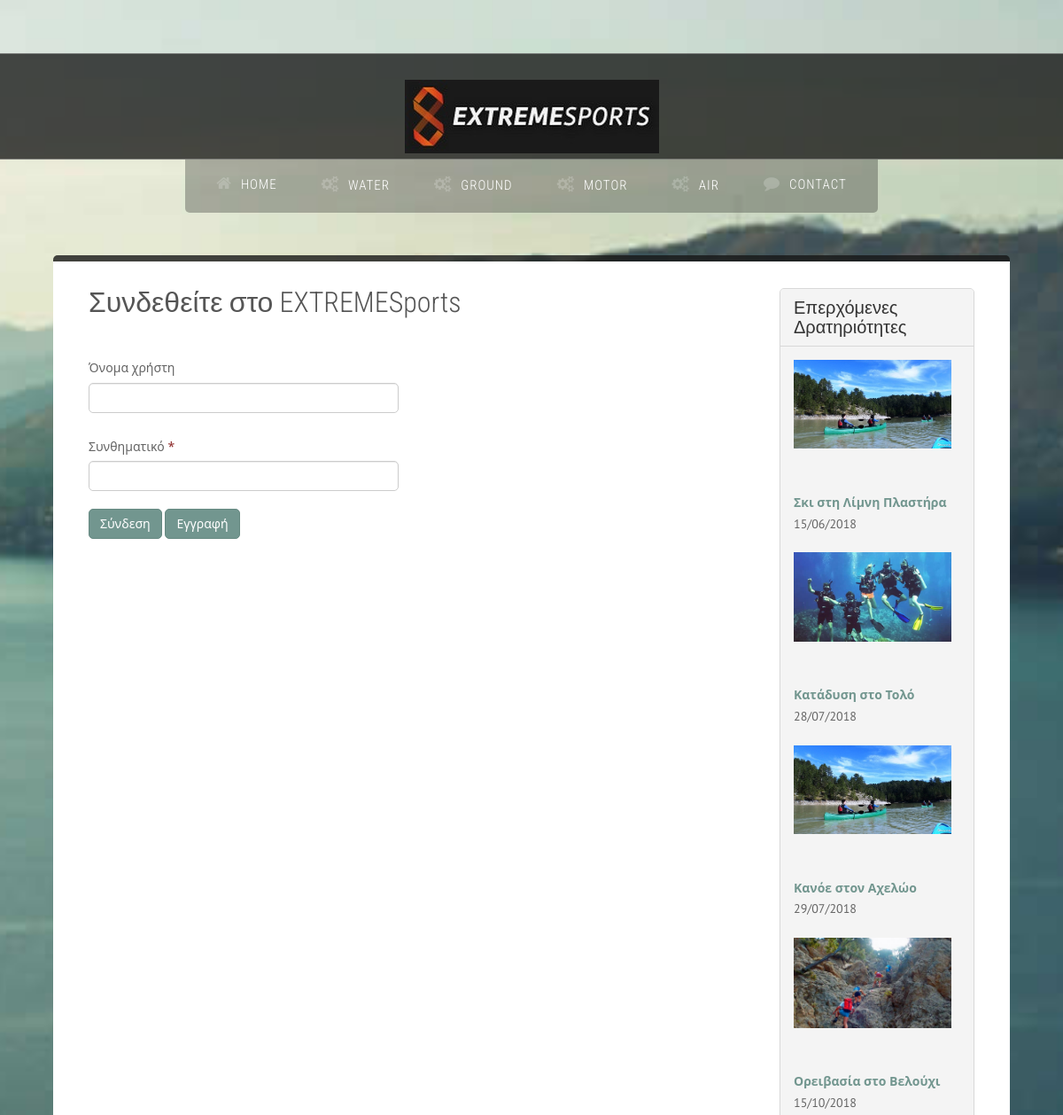
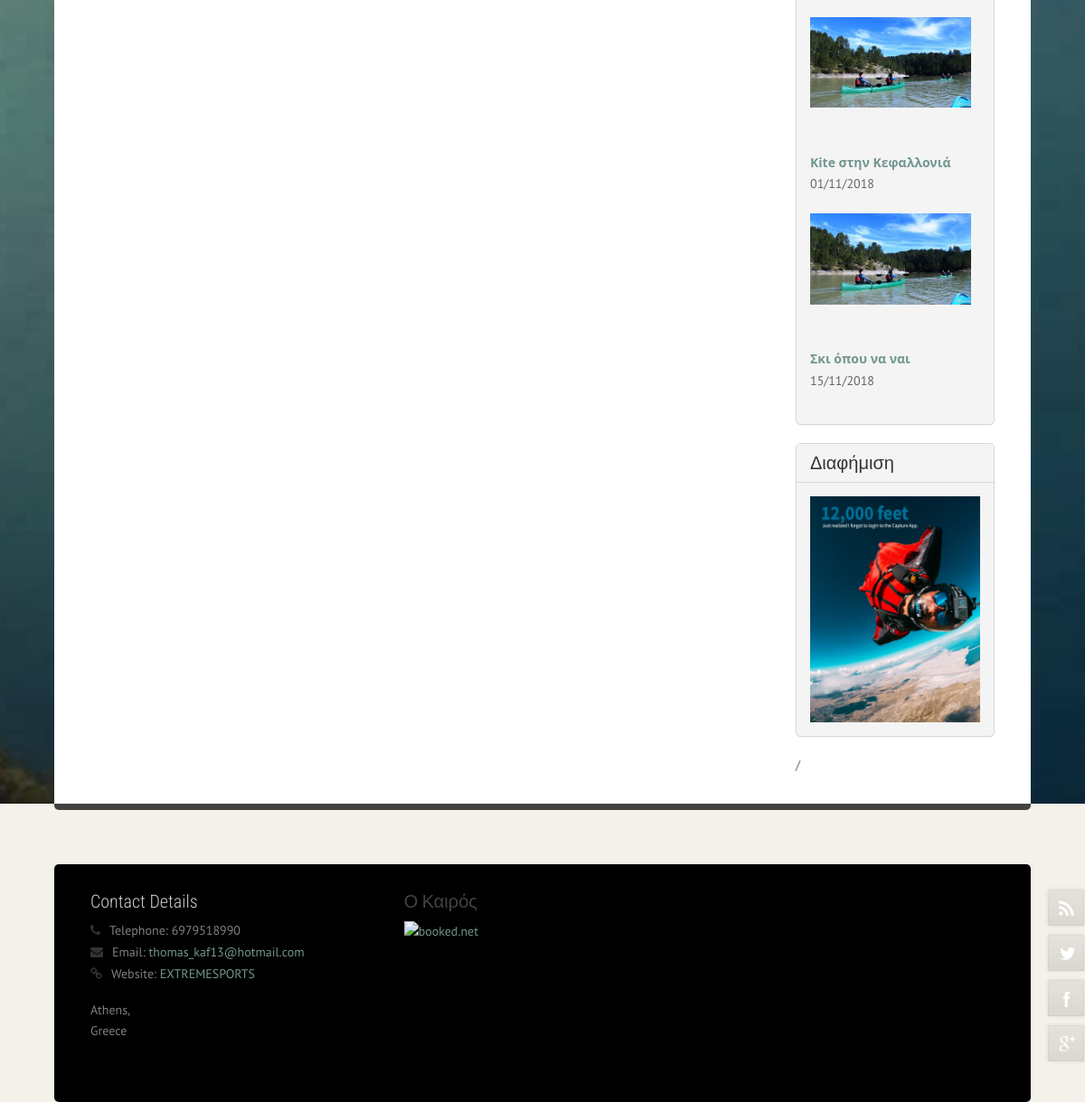
The page /login.php on the database its author committed (2 pictures, top to bottom).
### tables this page shows
CREATE TABLE `categories` (
  `cat_id` int(11) NOT NULL,
  `cat_name` varchar(25) NOT NULL,
  `cat_sorter` varchar(3) DEFAULT NULL
);

CREATE TABLE `events` (
  `ev_id` int(11) NOT NULL,
  `ev_name` varchar(800) NOT NULL,
  `ev_description` varchar(3000) NOT NULL,
  `ev_startdate` date NOT NULL,
  `ev_enddate` date NOT NULL,
  `ev_place` varchar(60) NOT NULL,
  `ev_published` tinyint(2) NOT NULL,
  `ev_lat` decimal(25,22) NOT NULL,
  `ev_lon` decimal(25,22) NOT NULL,
  `ev_cost` decimal(5,3) DEFAULT NULL,
  `ev_sorter` varchar(3) NOT NULL,
  `ev_subcat` int(2) DEFAULT NULL
);

CREATE TABLE `event_photos` (
  `ph_id` int(11) NOT NULL,
  `ph_ev_id` int(11) NOT NULL,
  `ph_photofile` varchar(255) NOT NULL,
  `ph_photocaption` varchar(255) DEFAULT NULL,
  `ph_photosorter` varchar(3) NOT NULL,
  `ph_featured` bit(1) NOT NULL DEFAULT b'0'
);

CREATE TABLE `ads` (
  `ad_id` int(11) NOT NULL,
  `ad_caption` varchar(255) DEFAULT NULL,
  `ad_image` varchar(45) DEFAULT NULL,
  `ad_featured` tinyint(4) DEFAULT '0'
);

### Includes/functions.php (called while the page is built, shortened)
<?php
function GetLoggedID()
{
	if (isset ($_SESSION['LoggedUserID']))
		$LoggedID = $_SESSION['LoggedUserID'];
	else $LoggedID = 0;
	return $LoggedID;
}
?>

### headmenu.php (the view, shortened to what this page needs)
<?php
	$conn = Connect();
	$strSQL = " SELECT cat_id, cat_name
				FROM categories
				ORDER BY cat_sorter";
	$result = mysqli_query($conn, $strSQL);
	if ($result)
	{
		while ($row = mysqli_fetch_array($result,MYSQLI_ASSOC))
		{
			$Cat_Name = $row['cat_name'];
			echo "<li>";
			echo "<span class=\"fa-gears\">$Cat_Name</span>";
			echo "</li>";
		}
	}
?>

### relatedposts.php (shortened to what this page needs)
<?php
	$conn = Connect();
	$LoggedUserID = GetLoggedID();
	if ($LoggedUserID == 0)
	{
		$strSQL = " select 	events.ev_id, events.ev_name, events.ev_description,
							events.ev_startdate, event_photos.ph_photofile
					from 	events inner join event_photos on
							events.ev_id = event_photos.ph_ev_id
					where 	event_photos.ph_featured=1 AND events.ev_published=1
					order 	by ev_startdate
					LIMIT 	6
					";
	}
	$result = mysqli_query($conn, $strSQL);
	mysqli_data_seek($result,0);
	while($row = mysqli_fetch_array($result))
	{
		$ev_id  = $row['ev_id'];
		$ev_name = $row['ev_name'];
		$ev_startdate = $row['ev_startdate'];
		$ph_photofile = $row['ph_photofile'];
		echo "<div class=\"recent-post\">";
		echo "<a class=\"EventInfo\" href=\"eventinfo.php?id=$ev_id\">";
		echo "<img class=\"pull-left\" src=\"content/$ph_photofile\" alt=\"thumb1\"></a><br><br>";
		echo "<strong><a class=\"EventInfo\" href=\"eventinfo.php?id=$ev_id\" >".$ev_name."</a></strong>";
		echo "<br>";
		$date = date_create ($ev_startdate);
		echo "<span class=\"class=\"EventInfo\" \">".date_format($date, 'd/m/Y')."</span>";
		echo "</div>";
	}
?>

### ads.php (shortened to what this page needs)
<?php
	$conn = Connect();
	$strSQL = " SELECT ad_id, ad_caption, ad_image
				FROM ads
				WHERE ad_featured=1";
	$result = mysqli_query($conn, $strSQL);
	if ($result)
	{
		while ($row = mysqli_fetch_array($result,MYSQLI_ASSOC))
		{
			echo "<img src=\"images/".$row['ad_image']."\" />";
		}
	}
?>

### assets/css/nexus.css (style rules this page uses)
html { overflow-y: scroll; }
body { line-height: 1.7em; font-family: PT Sans; font-size: 14px; font-weight: 300; background-color: #5f807a; background-color: #F4F1EA; color: #656565; }
#hornav ul > li { margin: 0px 5px; }
#hornav ul > li > a, #hornav ul > li > span { color: #FFFFFF; font-size: 15px; font-weight: 300; letter-spacing: 1px; padding: 18px 20px; text-transform: uppercase; display: block; }
.slicknav_nav ul, .slicknav_nav li { display: block; }
.slicknav_nav li { background-color: rgba(0, 0, 0, 0.25); border-radius: 4px; color: #ffffff; }
img { max-width: 100% ; }
[class^="fa-"]:before, [class*=" fa-"]:before { font-family: FontAwesome; font-style: normal; font-weight: normal; line-height: 1; -webkit-font-smoothing: antialiased; -moz-osx-font-smoothing: grayscale; padding-right: 10px; color: rgba(0, 0, 0, 0.6); }
#hornav li [class^="fa-"]:before, #hornav li [class*=" fa-"]:before { color: rgba(255, 255, 255, 0.2); top: 12px; left: 12px; font-size: 18px; }
a.slicknav_item [class^="fa-"]:before, a.slicknav_item [class*=" fa-"]:before { display: none; }
a.slicknav_item [class^="fa-"]:before, a.slicknav_item [class*=" fa-"]:before, .slicknav_menu li [class^="fa-"]:before, .slicknav_menu li [class*=" fa-"]:before { display: none !important; }
a.slicknav_item [class^="fa-"], a.slicknav_item [class*=" fa-"] { padding-left: 0 !important; }
.recent-post { margin-bottom: 20px; }
.recent-post img { padding-right: 10px; }

### assets/css/custom.css (style rules this page uses)
.EventInfo { font-family: "Segoe UI"; size: 1em; margin-right: 12px; margin-top: 0; margin-bottom: 14px; }

### rows shown on the page
categories: cat_name "WATER"
categories: cat_name "GROUND"
categories: cat_name "MOTOR"
categories: cat_name "AIR"
events: event_photos.ph_photofile (picture), ev_name "Σκι στη Λίμνη Πλαστήρα", ev_startdate "15/06/2018"
events: event_photos.ph_photofile (picture), ev_name "Κατάδυση στο Τολό", ev_startdate "28/07/2018"
events: event_photos.ph_photofile (picture), ev_name "Κανόε στον Αχελώο", ev_startdate "29/07/2018"
events: event_photos.ph_photofile (picture), ev_name "Ορειβασία στο Βελούχι", ev_startdate "15/10/2018"
events: event_photos.ph_photofile (picture), ev_name "Kite στην Κεφαλλονιά", ev_startdate "01/11/2018"
events: event_photos.ph_photofile (picture), ev_name "Σκι όπου να ναι", ev_startdate "15/11/2018"
ads: ad_image (picture)
